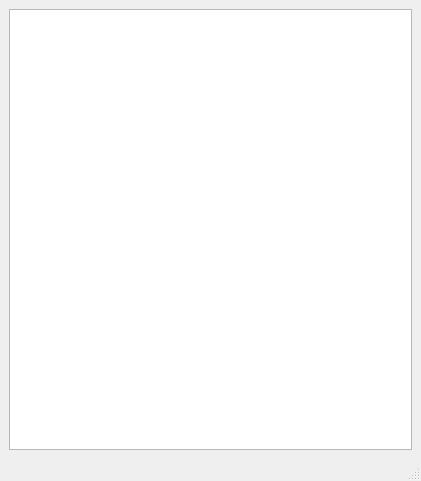
<?xml version="1.0" encoding="UTF-8"?>
<ui version="4.0">
 <class>LogWindow</class>
 <widget class="QMainWindow" name="LogWindow">
  <property name="geometry">
   <rect>
    <x>0</x>
    <y>0</y>
    <width>421</width>
    <height>481</height>
   </rect>
  </property>
  <property name="windowTitle">
   <string>Logs </string>
  </property>
  <widget class="QWidget" name="centralwidget">
   <layout class="QGridLayout" name="gridLayout">
    <item row="0" column="1">
     <widget class="QTableWidget" name="tableWidget">
      <property name="contextMenuPolicy">
       <enum>Qt::NoContextMenu</enum>
      </property>
      <property name="autoScrollMargin">
       <number>17</number>
      </property>
      <property name="editTriggers">
       <set>QAbstractItemView::AnyKeyPressed|QAbstractItemView::DoubleClicked|QAbstractItemView::EditKeyPressed</set>
      </property>
     </widget>
    </item>
   </layout>
  </widget>
  <widget class="QMenuBar" name="menubar">
   <property name="geometry">
    <rect>
     <x>0</x>
     <y>0</y>
     <width>421</width>
     <height>25</height>
    </rect>
   </property>
  </widget>
  <widget class="QStatusBar" name="statusbar"/>
 </widget>
 <resources/>
 <connections/>
</ui>
